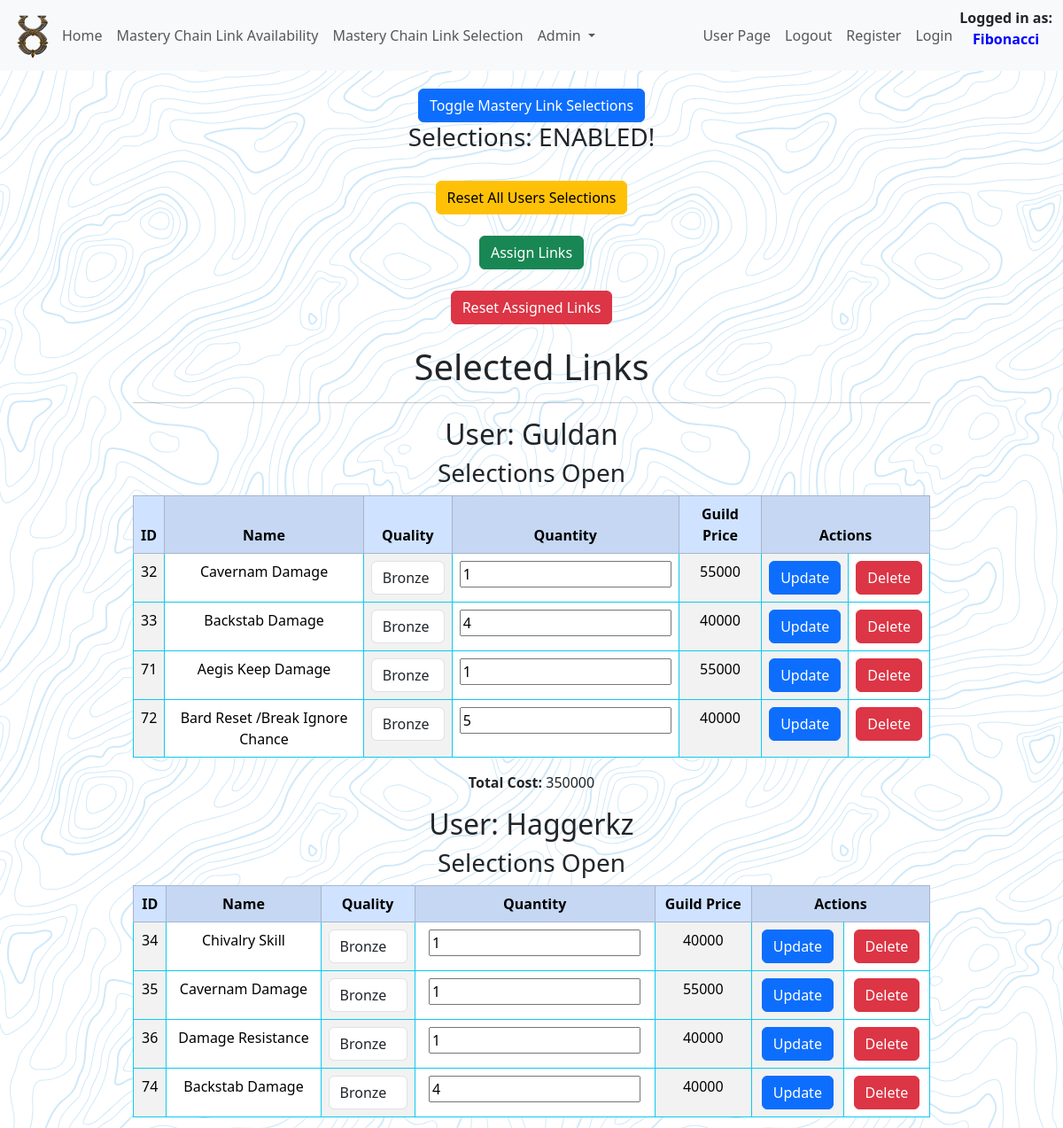
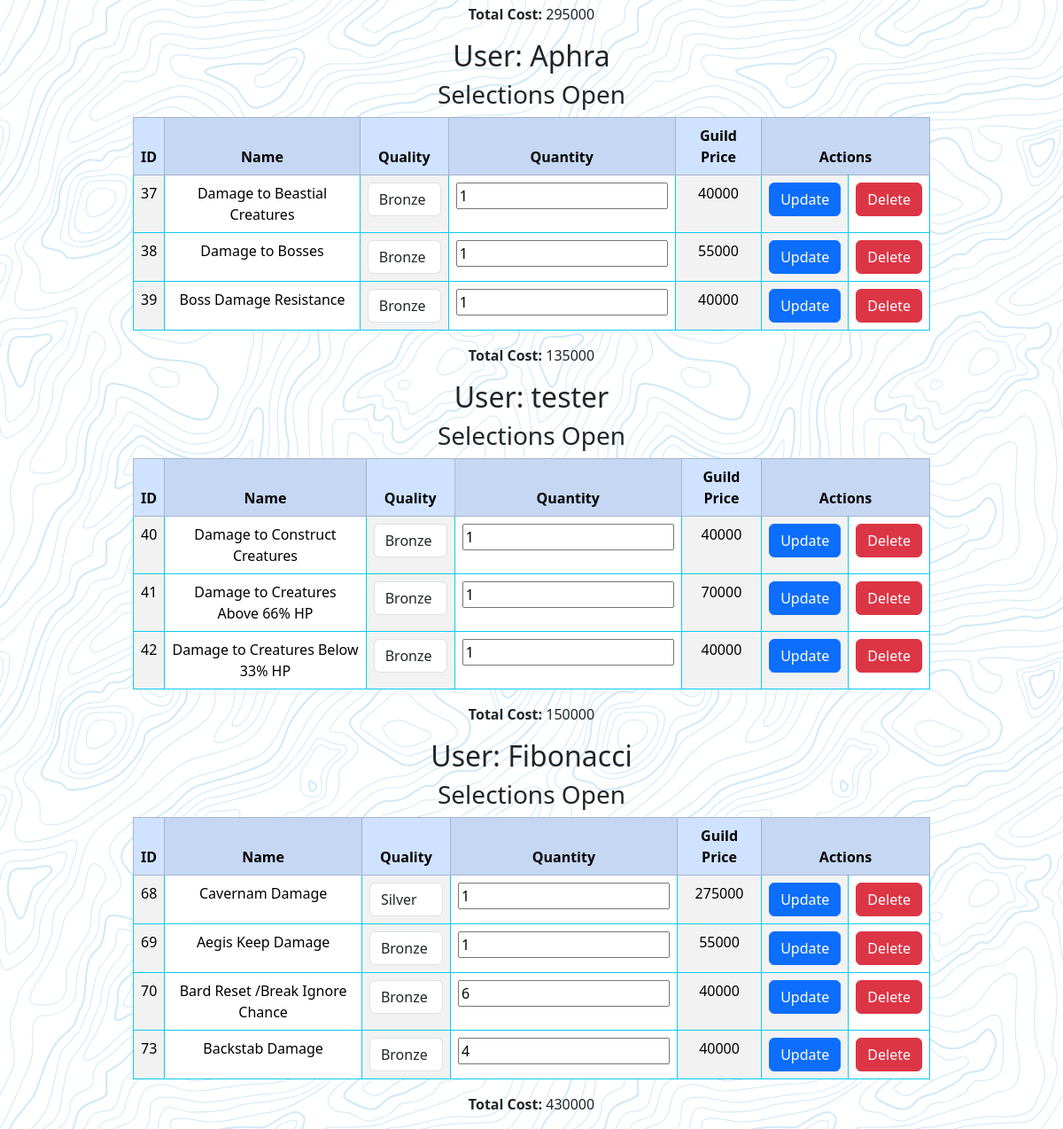
Screenshot of /a_selections (signed in) with the database file from the repository (2 pictures, top to bottom).
### tables this page shows
CREATE TABLE users (
    id INTEGER PRIMARY KEY AUTOINCREMENT,
    username TEXT NOT NULL,
    password TEXT NOT NULL,
    is_admin INTEGER NOT NULL DEFAULT 0
, sel_lock BOOLEAN DEFAULT (0) NOT NULL, display_name TEXT);

CREATE TABLE selections (
	id INTEGER NOT NULL PRIMARY KEY AUTOINCREMENT,
	mclink_id INTEGER NOT NULL,
	s_quantity INTEGER NOT NULL
, user_id INTEGER NOT NULL, links_total INTEGER NOT NULL);

CREATE TABLE "mclinks" (
    id INTEGER PRIMARY KEY AUTOINCREMENT NOT NULL,
    name TEXT NOT NULL,
    quality TEXT NOT NULL,
    quantity INTEGER NOT NULL,
    market_price INTEGER NOT NULL,
    guild_price INTEGER NOT NULL
);

### app.py (the view)
@app.route('/a_selections', methods=['POST', 'GET'])
def a_selections():
    if g.selection_toggle == 1:
        s_toggle = 'Selections: ENABLED!'
    else:
        s_toggle = 'Selections: DISABLED!'
    selection_data = select_selections()
    conn, cursor = connect_to_database('uonew.db')
    cursor.execute(
        "SELECT DISTINCT selections.user_id, users.id, users.display_name, users.sel_lock FROM selections INNER JOIN users ON selections.user_id = users.id;")
    unique_names = cursor.fetchall()
    totals = {}
    for names in unique_names:
        user_id = names['id']
        cursor.execute("SELECT SUM(links_total) FROM selections WHERE user_id=?", (user_id,))
        total_price = cursor.fetchone()[0]
        totals[user_id] = total_price
    cursor.execute("SELECT DISTINCT name FROM mclinks;")
    unique_links = cursor.fetchall()
    conn.commit()
    conn.close()
    return render_template('a_selections.html', s_toggle=s_toggle, selection_data=selection_data,
                           unique_names=unique_names, totals=totals, unique_links=unique_links)

### app.py (called while the page is built)
@app.before_request
def authentication():
    if 'id' in session:
        user_data = get_user_data()
        selection_toggle = check_selection_toggle()
        g.is_admin = user_data['is_admin']
        g.sel_lock = user_data['sel_lock']
        g.display_name = user_data['display_name']
        g.selection_toggle = selection_toggle['selections_toggle']

### helpers.py (called while the page is built)
def connect_to_database(database_name):
    conn = sqlite3.connect(database_name)
    conn.row_factory = sqlite3.Row
    cursor = conn.cursor()
    return conn, cursor

### selections.py (called while the page is built)
def select_selections(user_id=None):
    conn, cursor = connect_to_database('uonew.db')
    if user_id:
        cursor.execute("SELECT * FROM selections INNER JOIN mclinks ON selections.mclink_id = mclinks.id WHERE selections.user_id = ?", (user_id,))
    else:
        cursor.execute("SELECT * FROM selections INNER JOIN mclinks ON selections.mclink_id = mclinks.id")
    selections_data = cursor.fetchall()
    conn.close()
    return selections_data

def check_selection_toggle():
    conn, cursor = connect_to_database('uonew.db')
    cursor.execute("SELECT selections_toggle FROM global")
    selection_toggle = cursor.fetchone()
    conn.close()
    return selection_toggle

### users.py (called while the page is built)
def get_user_data():
    conn, cursor = connect_to_database('uonew.db')
    user_id = session.get('id')
    cursor.execute("SELECT * FROM users WHERE id = ?", (user_id,))
    user_data = cursor.fetchone()
    conn.close()
    return user_data

### templates/a_selections.html (shortened to what this page needs)
{% extends "index.html" %}
{% block nav %}
    <nav class="navbar navbar-expand-lg bg-body-tertiary fixed-top">
        <div class="container-fluid">
            <img src="{{ url_for('static', filename='images/uo.png') }}" alt="UO Icon" class="small-image">
            <div class="collapse navbar-collapse" id="navbarSupportedContent">
                <ul class="navbar-nav me-auto mb-2 mb-lg-0">
                    {% if 'id' in session %}
                        <li class="nav-item">
                            <a class="nav-link" href="ma">Home</a>
                        </li>
                        <li class="nav-item">
                            <a class="nav-link" href="mclinks">Mastery Chain Link Availability</a>
                        </li>
                        <li class="nav-item">
                            <a class="nav-link" href="selections">Mastery Chain Link Selection</a>
                        </li>
                    {% endif %}
                    {% if 'id' in session and g.is_admin in [1, 2, 3] %}
                        <li class="nav-item dropdown">
                            <a class="nav-link dropdown-toggle" href="#" role="button" data-bs-toggle="dropdown" aria-expanded="false">
                                Admin
                            </a>
                    {% endif %}
                    {% if 'id' in session and g.is_admin in [1, 2, 3] %}
                            </li>
                    {% endif %}
                </ul>
                <ul class="navbar-nav mb-2 mb-lg-0 right-align">
                    {% if 'id' in session %}
                        <li class="nav-item">
                            <a class="nav-link" href="user">User Page</a>
                        </li>
                        <li class="nav-item">
                            <a class="nav-link" onclick="return confirm('Are you sure?')" href="{{ url_for('logout') }}">Logout</a>
                        </li>
                    {% endif %}
                    <li class="nav-item">
                        <a class="nav-link" href="register">Register</a>
                    </li>
                    <li class="nav-item">
                        <a class="nav-link" href="login">Login</a>
                    </li>
                </ul>
            </div>
            <b class="nav-item">Logged in as: <p style="color:blue; text-align:center;">{{ g.display_name }}</p></b>
        </div>
    </nav>
{% endblock %}
{% block content %}
    <div class="spacer"></div>
    <div class="a_buttons">
        <form action="/global_selection_toggle" method="post">
            <button type="submit" class="btn btn-primary" onclick="return confirm('Are you sure?')">Toggle Mastery Link Selections</button>
            <h3>{{ s_toggle }}</h3>
        </form>
    </div>
    <br>
    <div class="a_buttons">
        <form action="/reset_all_selections" method="post">
            <button type="submit" class="btn btn-warning" onclick="return confirm('Are you sure?')">Reset All Users Selections</button>
        </form>
    </div>
    <br>
    <div class="a_buttons">
        <form action="/assign_links" method="get">
            <button type="submit" class="btn btn-success" onclick="return confirm('Are you sure?')">Assign Links</button>
        </form>
    </div>
    <br>
    <div class="a_buttons">
        <form action="/reset_delivery" method="get">
            <button type="submit" class="btn btn-danger" onclick="return confirm('Are you sure?')">Reset Assigned Links</button>
        </form>
    </div>
    <br>
    <div class="a_mclinks_table">
        <h1>Selected Links</h1>
        <hr>
        {% for user_info in unique_names %}
            <h2>User: {{ user_info['display_name'] }}</h2>
            <h3>
                {% if user_info['sel_lock'] == 1 %}
                    Selections Locked
                {% else %}
                    Selections Open
                {% endif %}
            </h3>
            <table class="table table-striped-columns table-hover table-bordered border-info">
                <thead class="table-primary">
                    <tr>
                        <th>ID</th>
                        <th>Name</th>
                        <th>Quality</th>
                        <th>Quantity</th>
                        <th>Guild Price</th>
                        <th colspan="2">Actions</th>
                    </tr>
                </thead>
                <tbody>
                    {% set total_cost = totals[user_info['id']] %}
                    {% for selection in selection_data %}
                        {% if selection['user_id'] == user_info['id'] %}
                            <tr>
                                <form action="/admin_update_user_selection" method="post" style="display:inline;">
                                    <td><input type="hidden" name="selection_id" value="{{ selection['id'] }}">{{ selection['id'] }}</td>
                                    <td><input type="hidden" name="link_name" value="{{ selection['name'] }}">{{ selection['name'] }}</td>
                                    <td class="quality">
                                        <select class="form-control" name="quality" id="quality">
                                            <option {% if selection['quality'] == 'Bronze' %} selected {% endif %}>Bronze</option>
                                            <option {% if selection['quality'] == 'Silver' %} selected {% endif %}>Silver</option>
                                        </select>
                                    </td>
                                    <td><input type="number" name="quantity" value="{{ selection['s_quantity'] }}"></td>
                                    <td>{{ selection['guild_price'] }}</td>
                                    <td>
                                        <button type="submit" class="btn btn-primary">Update</button>
                                    </td>
                                </form>
                                <form action="/admin_delete_user_selection" method="post" style="display:inline;">
                                    <td>
                                        <button type="submit" class="btn btn-danger" onclick="return confirm('Are you sure?')">Delete</button>
                                    </td>
                                </form>
                            </tr>
                        {% endif %}
                    {% endfor %}
                </tbody>
            </table>
            <p><input type="hidden" name="total"><b>Total Cost:</b> {{ total_cost }}</p>
        {% endfor %}
    </div>
{% endblock %}

### rows the page displays
users: display_name "Fibonacci", sel_lock "Selections Open", total_cost "430000"
users: display_name "Guldan", sel_lock "Selections Open", total_cost "350000"
selections: id "32", name "Cavernam Damage", quantity "1", guild_price "55000"
selections: id "33", name "Backstab Damage", quantity "4", guild_price "40000"
selections: id "71", name "Aegis Keep Damage", quantity "1", guild_price "55000"
selections: id "72", name "Bard Reset /Break Ignore Chance", quantity "5", guild_price "40000"
users: display_name "Haggerkz", sel_lock "Selections Open", total_cost "295000"
selections: id "34", name "Chivalry Skill", quantity "1", guild_price "40000"
selections: id "35", name "Cavernam Damage", quantity "1", guild_price "55000"
selections: id "36", name "Damage Resistance", quantity "1", guild_price "40000"
selections: id "74", name "Backstab Damage", quantity "4", guild_price "40000"
users: display_name "Aphra", sel_lock "Selections Open", total_cost "135000"
selections: id "37", name "Damage to Beastial Creatures", quantity "1", guild_price "40000"
selections: id "38", name "Damage to Bosses", quantity "1", guild_price "55000"
selections: id "39", name "Boss Damage Resistance", quantity "1", guild_price "40000"
users: display_name "tester", sel_lock "Selections Open", total_cost "150000"
selections: id "40", name "Damage to Construct Creatures", quantity "1", guild_price "40000"
selections: id "41", name "Damage to Creatures Above 66% HP", quantity "1", guild_price "70000"
selections: id "42", name "Damage to Creatures Below 33% HP", quantity "1", guild_price "40000"
selections: id "68", name "Cavernam Damage", quantity "1", guild_price "275000"
selections: id "69", name "Aegis Keep Damage", quantity "1", guild_price "55000"
selections: id "70", name "Bard Reset /Break Ignore Chance", quantity "6", guild_price "40000"
selections: id "73", name "Backstab Damage", quantity "4", guild_price "40000"

### other values shown
{{ s_toggle }} "Selections: ENABLED!"
